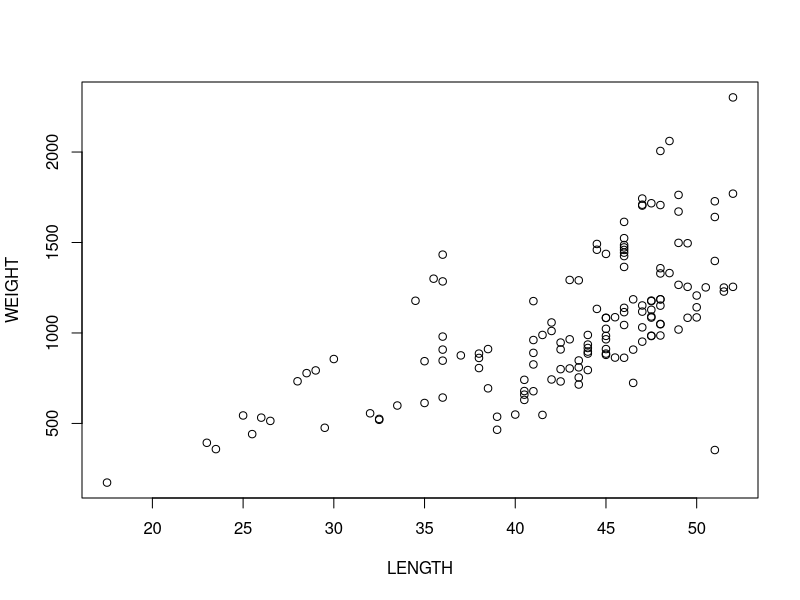
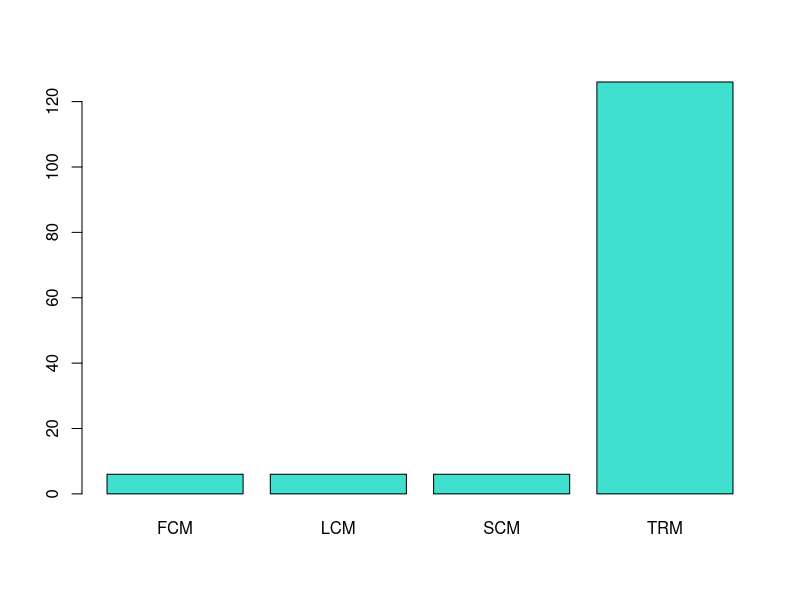
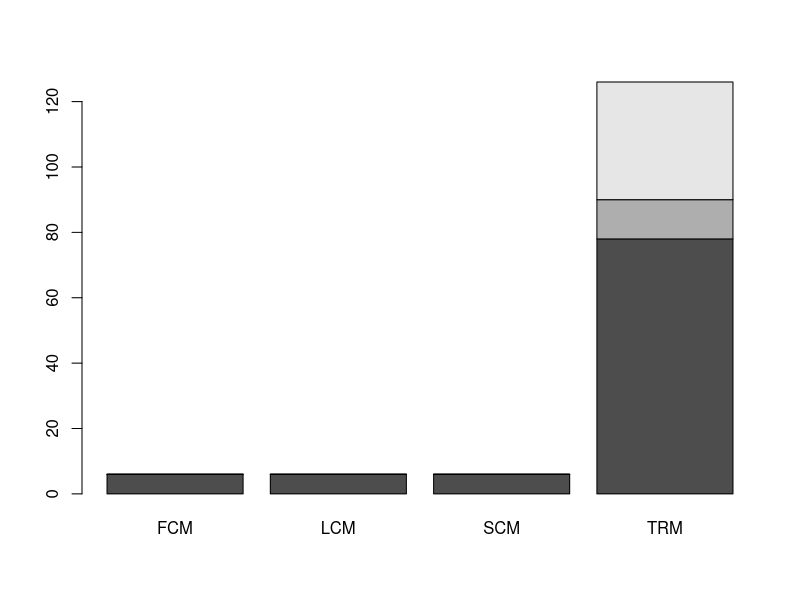
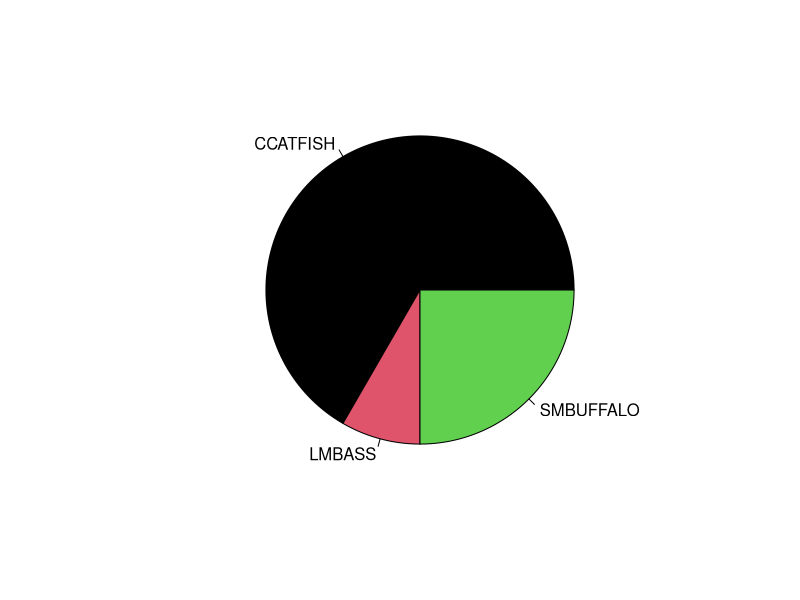
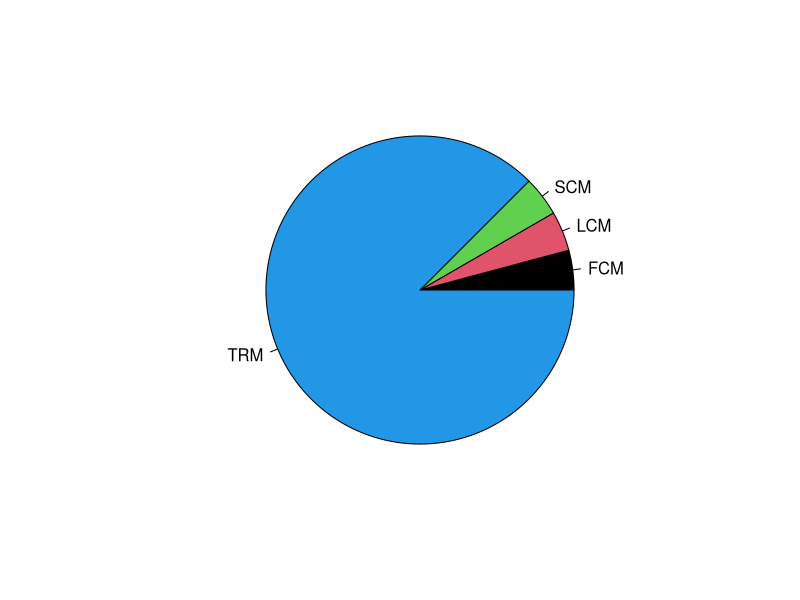
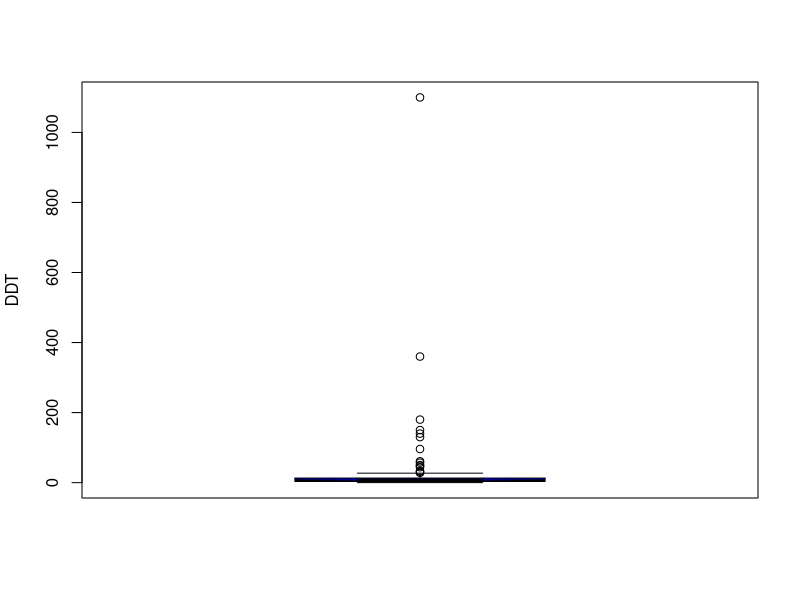
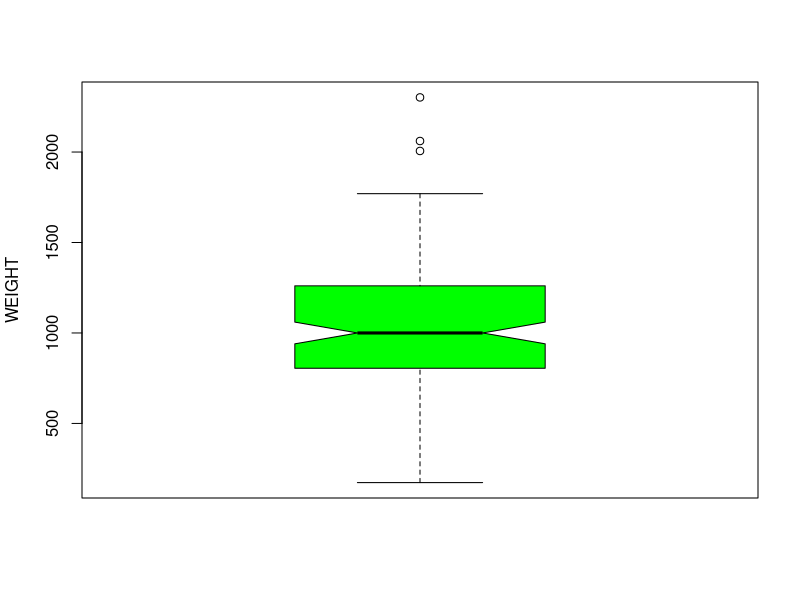
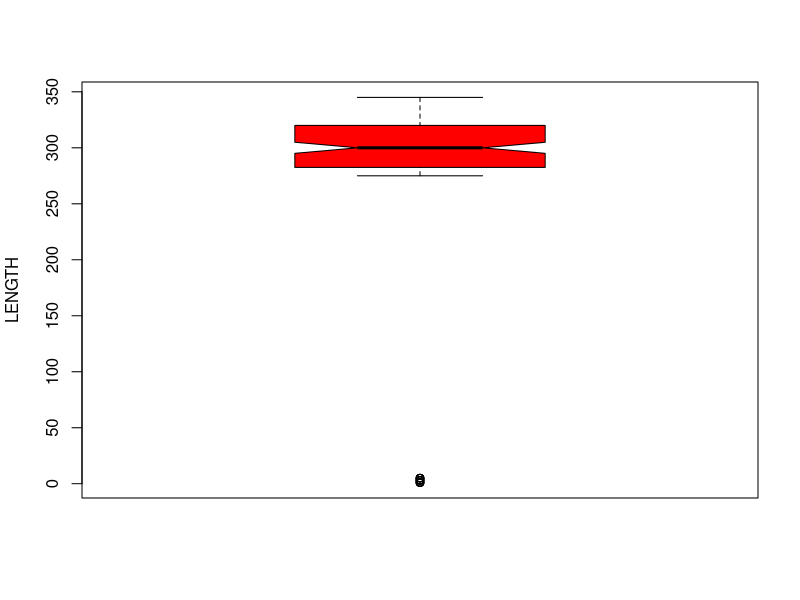

Source code (R) for these figures, in order:
## ---- chunk 1
knitr::opts_chunk$set(echo = TRUE)
## ---- chunk 2
getwd()
## ---- chunk 3
ddt <- read.csv("DDT.csv")
head(ddt)
## ---- chunk 4
subset(ddt, SPECIES == "LMBASS" & WEIGHT >800)
## ---- chunk 5
subset(ddt, RIVER=="SCM" & DDT >4.0)
## ---- chunk 6
mean(ddt$LENGTH)
## ---- chunk 7
sd(ddt$WEIGHT)
## ---- chunk 8
plot(WEIGHT~LENGTH,data=ddt)
## ---- chunk 9
v=1:20
v/20
## ---- chunk 10
table(ddt$RIVER)
## ---- chunk 11
barplot(table(ddt$RIVER), col="turquoise")
## ---- chunk 12
table(ddt$SPECIES,ddt$RIVER)
## ---- chunk 13
barplot(table(ddt$SPECIES,ddt$RIVER))
## ---- chunk 14
sp=with(ddt,table(SPECIES))
sp
pie(sp,col=1:3)
## ---- chunk 15
riv=with(ddt,table(RIVER))
riv
pie(riv,col=1:4)
## ---- chunk 16
with(ddt,boxplot(DDT,ylab="DDT",col="Blue",notch=TRUE))
## ---- chunk 17
with(ddt,boxplot(WEIGHT,ylab="WEIGHT",col="Green",notch=TRUE))
## ---- chunk 18
with(ddt,boxplot(MILE,ylab="LENGTH",col="Red",notch=TRUE))
## ---- chunk 19
coplot(LENGTH~WEIGHT|RIVER,data=ddt)
## ---- chunk 20
coplot(DDT~WEIGHT|SPECIES,data=ddt)
## ---- chunk 21
library(ggplot2)
g <- ggplot(ddt, aes(x = SPECIES, y = WEIGHT, fill=RIVER )) + geom_boxplot() + ggtitle("Majood Haddad")
print(g)
## ---- chunk 22
library(ggplot2)
gr <- ggplot(ddt, aes(x = RIVER, y = LENGTH, fill=SPECIES )) + geom_violin() + ggtitle("Majood Haddad")
print(gr)
## ---- chunk 23
library(ggplot2)
grh <- ggplot(ddt, aes(x = WEIGHT, y = LENGTH, fill=SPECIES, col=SPECIES )) + geom_point() + ggtitle("Majood Haddad")
print(grh)
